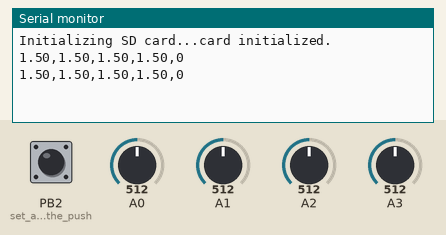
Recording of a sketch running on a simulated ATtiny85, built with avr-gcc and run on an emulated ATtiny85. Parts: the last lines printed to the serial monitor. Inputs (shaded band) come from the test bench; at power-on: PB2 (set_as_input_for_the_push) LOW, A0 = 512, A1 = 512, A2 = 512, A3 = 512. The local clock reads 2024-03-15 10:24:30 at power-on unless the sketch sets it; storage starts empty.

Above: at 1.2 s.
1.3 s: PB2 (set_as_input_for_the_push) pulled HIGH for 0.15 s
At 2.4 s:
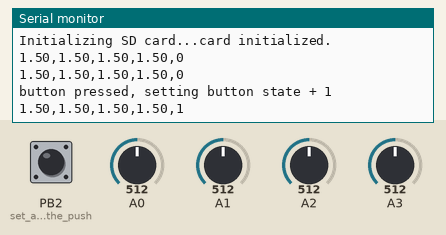
3.5 s: A0 set to 716
At 4.8 s:
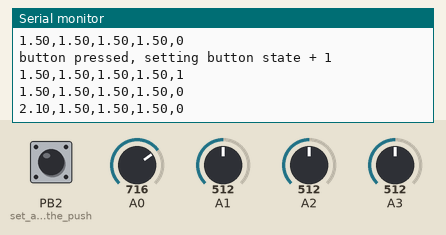
5.0 s: A1 set to 716
At 5.8 s:
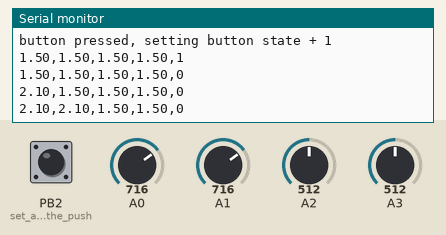
6.5 s: A2 set to 716
At 7.4 s:
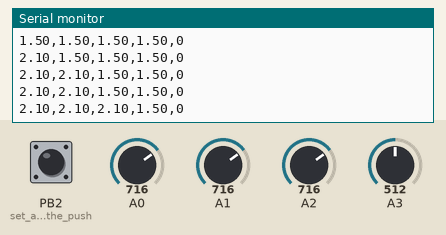
8.0 s: A3 set to 716
At 8.8 s:
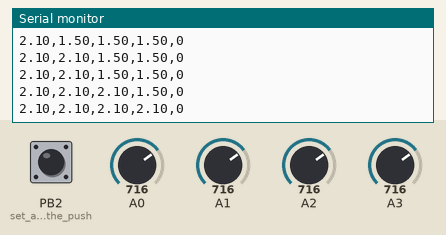
9.5 s: PB2 (set_as_input_for_the_push) pulled HIGH for 1 s
At 10.8 s:
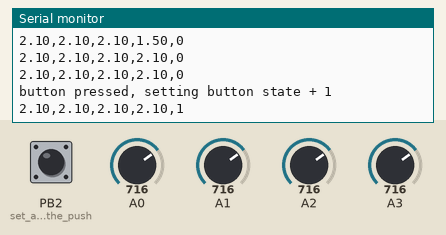

Measured:
- after the input at 1.3 s, the serial monitor: prints a new line after 0.70 s (image 1)
- after the input at 3.5 s, the serial monitor: prints a new line after 0.51 s (image 2)
- after the input at 5.0 s, the serial monitor: prints a new line at once (image 3)
- after the input at 6.5 s, the serial monitor: prints a new line after 0.51 s (image 4)
- after the input at 8.0 s, the serial monitor: prints a new line at once (image 5)
- after the input at 9.5 s, the serial monitor: prints a new line after 0.50 s (image 6)

The sketch:

RoboIAPV0.1.ino
```cpp
/*

 * liquid sensors connected to ports A0, A1, A2 and A3
 * For vegetronix sensors the black line is the data line (confusingly) and the silver line is ground. Don't forget!
 * sensors powered by 5v pin on arduino
 * button powered by 3.3v pin on arduino
 *
 * SD card attached to SPI bus as follows:
 ** MOSI - pin 11
 ** MISO - pin 12
 ** CLK - pin 13
 ** CS - pin 4 (for MKRZero SD: SDCARD_SS_PIN)

// data format: A0,A1,A2,A3,buttonState

 created  12 September 2017
 v1.3
 by Clayton Barnes


 */

// Common source of error: be sure to have these libraries installed: (Sketch>Include Library>Manage Libraries...> find library you need
#include <SPI.h>
#include <SD.h>
#include <Wire.h>
#include "RTClib.h"
RTC_PCF8523 rtc; // if you have older (or who knows, maybe newer) SD shield, may need to change this
//RTC_DS1307 rtc;
int currentStreak = 0; // used to prevent writing more than one 1 if the button is held down for longer than a second
int buttonState = 0; // state of the button

void setup() {

  // Open serial communications and wait for port to open:
  // Good for debugging purposes, but don't need for a true experiment
  Serial.begin(57600);
  while (!Serial) {
    ; // wait for serial port to connect. Needed for native USB port only
  }

if (! rtc.begin()) {
    Serial.println("Couldn't find RTC");
    while (1);
  }

 if (! rtc.initialized()) {
    rtc.adjust(DateTime(F(__DATE__), F(__TIME__)));
  }

  Serial.print("Initializing SD card...");

  // Test for presence of SD card
  if (!SD.begin()) {
    Serial.println("Card failed, or not present");
    // idle
    return;
  }
  Serial.println("card initialized.");
  if (SD.exists("datalog.txt")){
    SD.remove("datalog.txt");
  }

  pinMode(2, INPUT); // set as input for the pushbutton
}

void loop() {
    // time object, use to ensure record every second
    DateTime now = rtc.now();
    int startSecond = now.second(); // second we are collecting data for
    String dataString; // data that will be written to the SD card
    int buttonStateWrite; // state the button is in.
    if(buttonState == 1){ // if detected button press last second
      if(currentStreak != 1){ // if didnt write the button state as 1 last time
        buttonStateWrite = 1; // write button state as 1 this time
        currentStreak = buttonState; // remembers we wrote the button state as one lasts time
      }
    }
    else{ // button wasnt pressed, used to reset the button state write as much as write it as a 0
      buttonStateWrite = 0;
      currentStreak = buttonState;
    }
    // where the analog data is recorded. Converts the analogRead into voltage and then into a string. Also written with a timestamp
    dataString = String(analogRead(A0)*3.0/1024.0)+","+ String(analogRead(A1)*3.0/1024.0)+","+ String(analogRead(A2)*3.0/1024.0)+","+ String(analogRead(A3)*3.0/1024)+","+String(buttonStateWrite);
    Serial.println(dataString);
    delay(1); // for stability
    File dataFile = SD.open("datalog.txt", FILE_WRITE); // open file to write to

    // if file is available, write to it
    if (dataFile) {
     dataFile.println(dataString);
     dataFile.close();
    }
    else {
      Serial.println("error opening datalog.txt");
    }

    // following code continuously checks for button presses
    bool pressed = false;
     while (rtc.now().second()==startSecond){
      if(digitalRead(2)){
        pressed = true;
      }
      delay(1);
     }
     if (pressed){
      Serial.println("button pressed, setting button state + 1");
      buttonState = 1;
     }
     else{
      buttonState = 0;
     }

}
// Enjoy!
```
